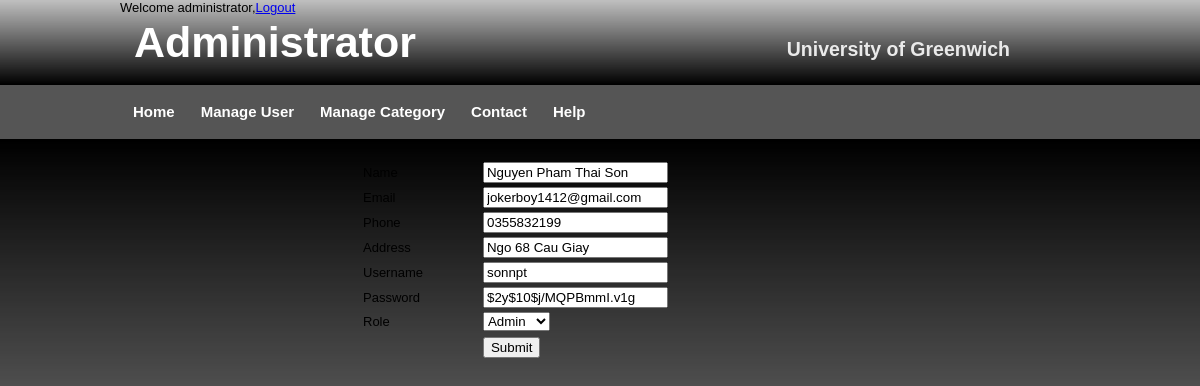
Screenshot of /ASM/asm/pages/updateUser.php?id=1 (signed in) with the database file from the repository.
### tables this page shows
CREATE TABLE `tbluser` (
  `iduser` int(11) NOT NULL,
  `Name` varchar(50) NOT NULL,
  `Email` varchar(50) NOT NULL,
  `Phone` varchar(11) NOT NULL,
  `Address` varchar(200) NOT NULL,
  `username` varchar(200) NOT NULL,
  `password` varchar(20) NOT NULL,
  `Role` varchar(11) NOT NULL
);

### asm/asm/database.php (called while the page is built, shortened)
<?php
$hostname = 'localhost';
$username = 'root';
$password = '';
$dbname = 'edusys';
function query ($sql)
{
	global $hostname;
	global $username;
	global $password;
	global $dbname;
	$conn = new mysqli($hostname, $username, $password, $dbname);
	$result = $conn->query($sql);
	$rows = mysqli_fetch_all($result);
	return $rows;
}
?>

### asm/asm/pages/updateUser.php (the view, shortened to what this page needs)
<!DOCTYPE html PUBLIC "-//W3C//DTD XHTML 1.0 Transitional//EN" "http://www.w3.org/TR/xhtml1/DTD/xhtml1-transitional.dtd">
<html xmlns="http://www.w3.org/1999/xhtml">
<head>
<link rel="stylesheet" type="text/css" href="../style.css" />
</head>
<body>
<div id="container">
        <?php require_once("../blocks/header.php"); ?>
        <?php require_once("../blocks/menu.php"); ?>
		<div id="content"></div>
		<form action="" method="POST">
		<table width="50%" border="0">
    <?php
    require_once '../database.php';
    if(isset($_GET['id'])){
    $id = $_GET["id"];
    }
    $sql = "SELECT * FROM tbluser WHERE iduser=" .$id;
    $rows = query($sql);
    for($i=0; $i<count($rows); $i++)
    {
    ?>
        <div>
        <tr>
                    <td>Name</td>
                    <td><input type="text" value="<?= $rows[$i][1] ?>" name="name" ></td>
                </tr>
                <tr>
                    <td>Email</td>
                    <td><input type="text" value="<?= $rows[$i][2] ?>" name="email" ></td>
                </tr>
                <tr>
                    <td>Phone</td>
                    <td><input type="text" value="<?= $rows[$i][3] ?>" name="phone"></td>
                </tr>
                <tr>
                    <td>Address</td>
                    <td><input type="text" value="<?= $rows[$i][4] ?>" name="address"></td>
                </tr>
                <tr>
                    <td>Username</td>
                    <td><input type="text" value="<?= $rows[$i][5] ?>" name="username"></td>
                </tr>
                <tr>
                    <td>Password</td>
                    <td><input type="text" value="<?= $rows[$i][6] ?>" name="password"></td>
                </tr>
                <tr>
                    <td>Role</td>
                    <td>
                        <select value="<?= $rows[$i][7] ?>" name="id_role" >
                            <option value="Admin">Admin</option>
                        </select>
                    </td>
                </tr>
                <tr>
                <tr>
                    <td></td>
                    <td><input type="submit" name="submit"></td>
                </tr>
        </div>
<?php }
?>
		</table>
		</form>
<?php
require_once '../database.php';
?>
<?php require_once("../blocks/footer.php"); ?>

### asm/asm/style.css (style rules this page uses)
body { margin: 0; padding: 0; text-align: center; font: 12px Arial, Helvetica, sans-serif; font-size: 13px; color: black; background: #CCCCCC; background-image:url(images/background.png); background-repeat:repeat-x; }
* { margin: 0 auto 0 auto; text-align:left; }
#container { display: block; height:auto; position: relative; width: 960px; }
#content { display:block; float:left; width:689px; height:auto; padding-left:10px; padding-top:15px; padding-right:10px; padding-bottom:5px; }
html, body { text-align: center; }

### rows the page displays
tbluser: name "Nguyen Pham Thai Son", email "jokerboy1412@gmail.com", phone "0355832199", address "Ngo 68 Cau Giay", username "sonnpt", password "$2y$10$j/MQPBmmI.v1g", id_role "Admin"
